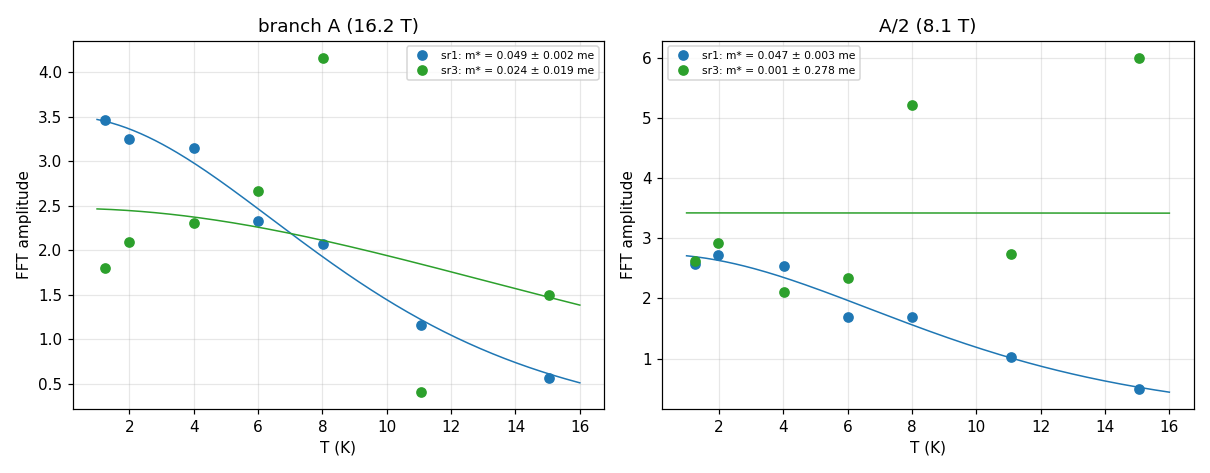

Recreate this plot in Python.
# LK mass fit from ladder runs 12-18 (scratch)
import numpy as np
from hera.analysis import open_run, sdh_fft
from scipy.optimize import curve_fit
import matplotlib
matplotlib.use("Agg")
import matplotlib.pyplot as plt

RUNS = list(range(12, 19))
B_EFF = 2.0 / (1 / 2.0 + 1 / 5.0)   # harmonic-ish: 1/B_eff = midpoint of 1/B window = (0.5+0.2)/2 -> B_eff = 2.857
B_EFF = 1 / ((1 / 2.0 + 1 / 5.0) / 2)
C_LK = 14.69 / B_EFF                 # X = C * m* * T

def amp_at(f, s, F0, half=2.0):
    m = (f > F0 - half) & (f < F0 + half)
    return s[m].max() if m.any() else np.nan

rows = []
for rid in RUNS:
    r = open_run(f"data/{rid}")
    B = r.col("magnet_field")
    i_dr = np.abs(r.col("sr0_X")) / 1e6
    T = np.mean(r.col("T_sample"))
    Tdrift = np.ptp(r.col("T_sample"))
    out = {"run": rid, "T": T, "drift": Tdrift}
    for ch in ("sr1", "sr3"):
        R = (r.col(f"{ch}_X") / i_dr)[:, None]
        f, s = sdh_fft(R, B, b_range=(2.0, 5.0), bg_degree=4)
        out[f"{ch}_A"] = amp_at(f, s[0], 16.2)     # branch A
        out[f"{ch}_A2"] = amp_at(f, s[0], 8.1)     # A/2 component
    rows.append(out)
    print(f"run {rid}: T={T:.3f} K (drift {Tdrift:.3f}), "
          f"sr1 A={out['sr1_A']:.3g} A/2={out['sr1_A2']:.3g}, "
          f"sr3 A={out['sr3_A']:.3g} A/2={out['sr3_A2']:.3g}")

T_arr = np.array([o["T"] for o in rows])

def lk(T, m, a0):
    X = C_LK * m * T
    return a0 * X / np.sinh(X)

print(f"\nB_eff = {B_EFF:.2f} T, C_LK = {C_LK:.3f} /K per m*/me")
fig, axs = plt.subplots(1, 2, figsize=(11, 4.3))
for ax, key, lbl in ((axs[0], "_A", "branch A (16.2 T)"), (axs[1], "_A2", "A/2 (8.1 T)")):
    for ch, c in (("sr1", "tab:blue"), ("sr3", "tab:green")):
        amps = np.array([o[ch + key] for o in rows])
        ok = np.isfinite(amps)
        try:
            p, cov = curve_fit(lk, T_arr[ok], amps[ok], p0=[0.08, amps[ok][0] * 1.2],
                               bounds=([0.001, 0], [1.0, np.inf]))
            err = np.sqrt(np.diag(cov))[0]
            Tf = np.linspace(1, 16, 200)
            ax.plot(Tf, lk(Tf, *p), color=c, lw=1)
            ax.plot(T_arr[ok], amps[ok], "o", color=c,
                    label=f"{ch}: m* = {p[0]:.3f} ± {err:.3f} me")
            print(f"{lbl} {ch}: m* = {p[0]:.4f} +/- {err:.4f} me "
                  f"(15 K amp / base amp = {amps[ok][-1]/amps[ok][0]:.2f})")
        except Exception as e:
            ax.plot(T_arr[ok], amps[ok], "x", color=c, label=f"{ch}: fit failed {e}")
    ax.set_title(lbl); ax.set_xlabel("T (K)"); ax.set_ylabel("FFT amplitude"); ax.legend(fontsize=7); ax.grid(alpha=0.3)
fig.tight_layout(); fig.savefig("hera_scratch/lk_fit.png", dpi=110)
print("model masses at n=-1.74e12 (hole): ABA {ML 0.010, BL 0.060}, ABC 0.108 me")
print("saved hera_scratch/lk_fit.png")
